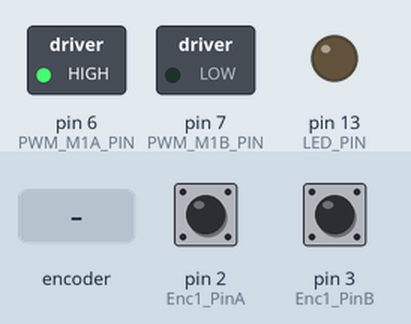
Bench run of a sketch on a simulated Arduino Leonardo, built with avr-gcc and run on an emulated ATmega32U4. On the bench: switched loads named in the sketch (green lamp = pin HIGH), output pins drawn as LEDs (lit = HIGH). The test bench sets the inputs (shaded band); at power-on: pin 2 (Enc1_PinA) HIGH, pin 3 (Enc1_PinB) HIGH. What the sketch prints to the serial monitor is not drawn.

Above: at 1.2 s.
1.3 s: rotary encoder on pin 2 (Enc1_PinA) / pin 3 (Enc1_PinB) turned 3 steps (first pin leading)
At 2.4 s:
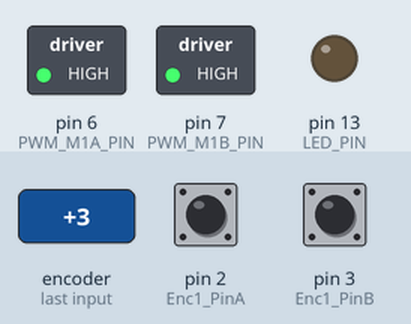
4.9 s: rotary encoder on pin 2 (Enc1_PinA) / pin 3 (Enc1_PinB) turned 3 steps (first pin leading)
Timing chart, 0 to 14.5 s (numbered marks = the images above; inputs shaded):
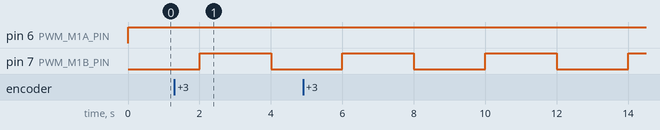

The sketch:

MinSegMotor_Mega_Velocity_Step_Response_R2.ino
```cpp
/*
  Arduino Mega version of:
  MinSegMotor_Velocity_Step_Response_R2.py

  Now supports TWO output modes:
  - Python GUI mode (binary <fff> = vel, ref, dt_us)  [matches PLOT_step_velocity_reference_theory_editable_R2.py]
  - Arduino Serial Plotter mode (ASCII, decimated): vel, 10*v

  Keep GUI unmodified by matching:
    PACK_FMT = "<fff"
    vel, ref, dt_us
*/

#include <Arduino.h>
#include <math.h>

// ---------- OUTPUT MODE SWITCH ----------
#define USE_PYTHON_GUI 1  // 1 = binary stream for Python GUI, 0 = ASCII for Serial Plotter

// ---------- PWM PINS ----------
const int PWM_M1A_PIN = 6;
const int PWM_M1B_PIN = 7;

// ---------- ENCODER PINS ----------
volatile long Enc1 = 0;
const int Enc1_PinA = 2;
const int Enc1_PinB = 3;

// ---------- LED (overflow indicator) ----------
const int LED_PIN = LED_BUILTIN;

// ---------- TIMING ----------
static const float ts = 5e-3f;                 // sample time (seconds)
static const uint32_t ts_us = (uint32_t)(ts * 1000000.0f);

// ---------- STEP SETTINGS ----------
static const float T = 2.0f;                   // step period (seconds)
static const float vsupply = 4.8f;             // supply volts

// ---------- Serial Plotter window control ----------
static const float PLOT_WINDOW_SEC = 10.0f;     // target visible time in Serial Plotter
static const int   PLOT_POINTS_EST = 300;       // typical-ish plotter history depth (varies by version)
static const float PRINT_HZ = (PLOT_POINTS_EST / PLOT_WINDOW_SEC);  // e.g. 30 Hz
static const int   DECIM = (int)lroundf((1.0f / ts) / PRINT_HZ);     // at ts=0.005, DECIM ~ 7 (for 30 Hz)
static int decim_ctr = 0;

// ---------- STATE ----------
float ref = 0.0f;
float ref_ = 2.0f;                             // step magnitude

long pos = 0;
long pos_ = 0;

float vel = 0.0f;

// ---------- Binary packet for Python GUI (matches "<fff") ----------
struct __attribute__((packed)) Packet3F {
  float a;   // vel
  float b;   // ref  (we send applied voltage v here)
  float c;   // dt_us (as float)
};

// ----------------- Encoder ISRs -----------------

static void isrPinAEn0(void)
{
  int PINE_REG = PINE;
  int drB = bool(PINE_REG & (1 << 5));
  int drA = bool(PINE_REG & (1 << 4));

  if (drA) {
    if (!drB) Enc1++;
    else      Enc1--;
  } else {
    if (drB)  Enc1++;
    else      Enc1--;
  }
}

static void isrPinBEn0(void)
{
  int PINE_REG = PINE;
  int drA = bool(PINE_REG & (1 << 4));
  int drB = bool(PINE_REG & (1 << 5));

  if (drB) {
    if (drA)  Enc1++;
    else      Enc1--;
  } else {
    if (!drA) Enc1++;
    else      Enc1--;
  }
}

// ---------- V2PWM() ----------
static inline void V2PWM(float V, int pin_a, int pin_b)
{
  const int pwmval = 255;
  int pwm = (int)((V * pwmval) / vsupply);

  int mag = abs(pwm);
  if (mag > pwmval) mag = pwmval;

  if (pwm >= 0) {
    analogWrite(pin_a, pwmval);
    analogWrite(pin_b, pwmval - mag);
  } else {
    analogWrite(pin_b, pwmval);
    analogWrite(pin_a, pwmval - mag);
  }
}

// ---------- SETUP ----------
void setup()
{
  Serial.begin(115200);

// ---------- PWM FREQUENCY: ~31.37 kHz (Timer4, pins 6 & 7) ----------
// Phase-correct PWM, 8-bit, prescaler = 1
// f_PWM = 16 MHz / (1 * 510) ≈ 31,372 Hz

TCCR4A = 0;
TCCR4B = 0;

// Phase-correct PWM, 8-bit: WGM43:0 = 0b0001 (WGM40=1)
TCCR4A |= (1 << WGM40);

// Enable PWM on OC4A (pin 6) and OC4B (pin 7)
TCCR4A |= (1 << COM4A1) | (1 << COM4B1);

// Prescaler = 1
TCCR4B |= (1 << CS40);


  pinMode(LED_PIN, OUTPUT);
  digitalWrite(LED_PIN, LOW);

  pinMode(PWM_M1A_PIN, OUTPUT);
  pinMode(PWM_M1B_PIN, OUTPUT);

  pinMode(Enc1_PinA, INPUT_PULLUP);
  pinMode(Enc1_PinB, INPUT_PULLUP);

  attachInterrupt(0, isrPinAEn0, CHANGE);
  attachInterrupt(1, isrPinBEn0, CHANGE);

  analogWrite(PWM_M1A_PIN, 0);
  analogWrite(PWM_M1B_PIN, 0);
}

// ---------- LOOP ----------
static uint32_t t0_us = 0;

void loop()
{
  uint32_t loop_start_us = micros();
  if (t0_us == 0) t0_us = loop_start_us;

  // time (seconds since start) for step waveform
  float t = (float)(loop_start_us - t0_us) * 1e-6f;

  // --- READ ENCODER DIRECTLY (atomic copy) ---
  noInterrupts();
  pos = Enc1;
  interrupts();

  // --- VELOCITY (assume dt == ts) ---
  // vel = (pos - pos_) / ts * 2*pi / (4*336)
  vel = ((float)(pos - pos_)) / ts *
        (2.0f * (float)M_PI) / (4.0f * 336.0f);
  pos_ = pos;

  // --- STEP WAVEFORM (same logic as Python) ---
  if (fmodf(t, 2.0f * T) < T) ref = ref_;
  else                       ref = 0.0f;

  // --- VOLTAGE STEP (same as Python) ---
  float v = 1.5f + ref;

  // --- APPLY PWM ---
  V2PWM(v, PWM_M1A_PIN, PWM_M1B_PIN);

  // ---------- OUTPUT ----------
#if USE_PYTHON_GUI
  // Python GUI expects 12 bytes per sample: <fff> = vel, ref, dt_us
  // We send v as "ref" (input to the theory model), and dt_us as float(ts_us).
  Packet3F pkt;
  pkt.a = vel;
  pkt.b = v;
  pkt.c = (float)ts_us;

  Serial.write((uint8_t *)&pkt, sizeof(pkt));
#else
  // Human-readable output for Serial Plotter (decimated)
  // ONLY two traces: velocity, and voltage scaled by 10
  decim_ctr++;
  if (decim_ctr >= DECIM) {
    decim_ctr = 0;

    Serial.print(vel);
    Serial.print(",");
    Serial.println(10.0f * v);
  }
#endif

  // --- FIXED-RATE TIMING (balance-code style) ---
  // If we exceed the sample time, light the LED (overflow / overrun indicator)
  uint32_t elapsed_us = (uint32_t)(micros() - loop_start_us);
  if (elapsed_us > ts_us) {
    digitalWrite(LED_PIN, HIGH);   // stays on once we ever overrun
  } else {
    while ((uint32_t)(micros() - loop_start_us) < ts_us) {
      // busy wait to maintain fixed sample period
    }
  }
}
```

Measured:
- by itself, pin 7 (PWM_M1B_PIN): alternates HIGH for 2.0 s and LOW for 2.0 s
